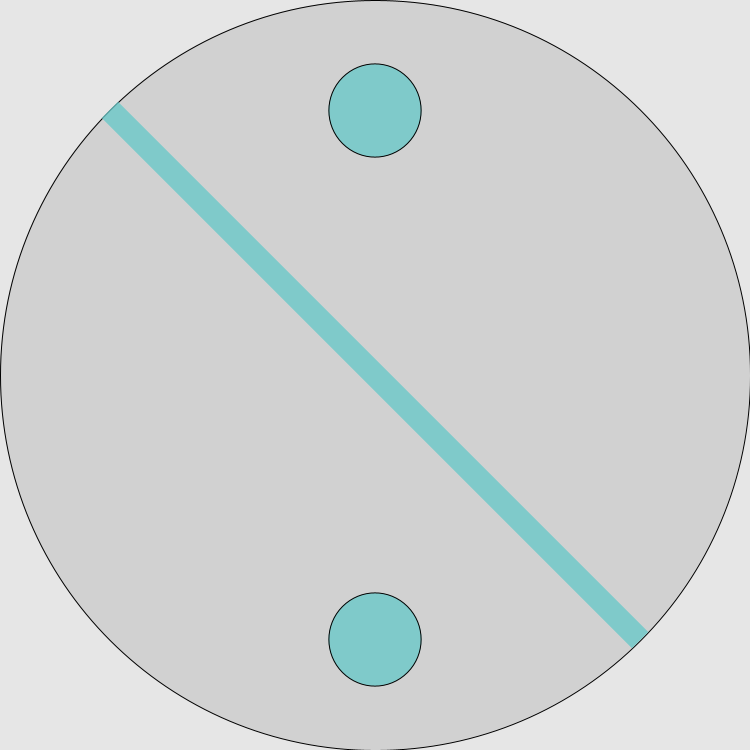
Frame 1 (no input)
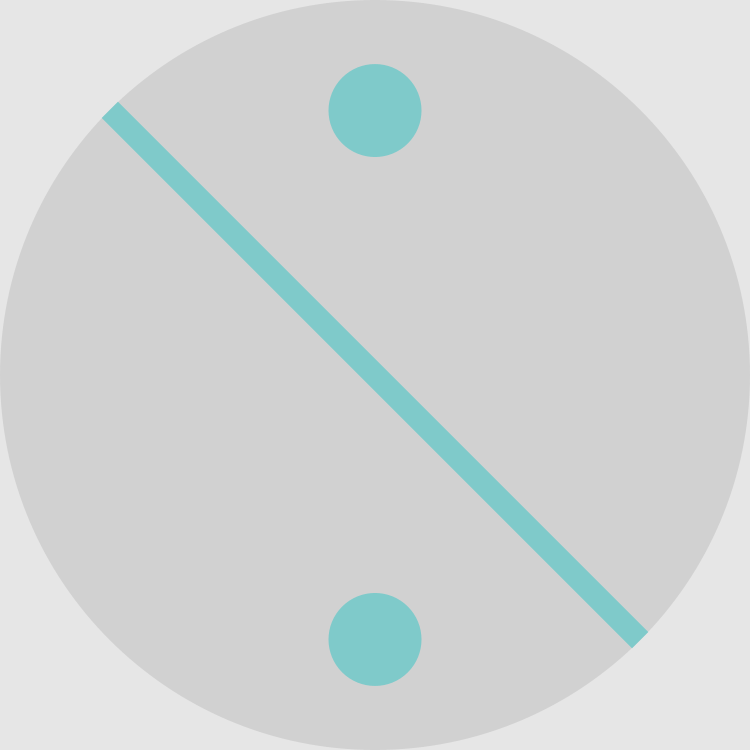
Frame 60 (the mouse pressed at the canvas centre just before this capture)
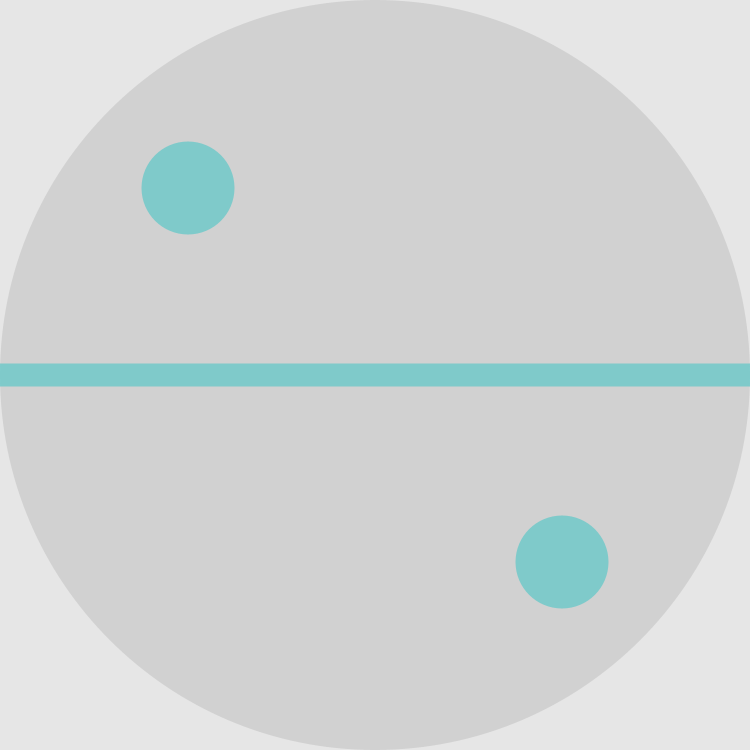
Frame 120 (the mouse held since frame 60 and released just before this capture)

The Processing sketch that drew these frames (run headless with seeded random() and noise(); from frame 60 on, the mouse is pressed at the canvas centre):

// Processing sketch: massMap
// ── massMap.pde
int x, y;

void setup() {
  
 size(750,750);
 x = width/2;
 y = width/2;
 ellipseMode(CENTER);
 rectMode(CENTER);
 smooth(); 
  
}

void draw() {
  
 background(230); 
 fill(100, 100, 200);
 
 fill(120, 120, 120, 50);
 ellipse(x, y, width, width);
 
 float angle = atan2(mouseY-y, mouseX-x);
 fill(105, 200, 200, 200);
 
 pushMatrix();
   translate(x, y);
   rotate(angle);
   //ellipse(x/2, y/2, 150, 150);
   ellipse(width/4, width/4, x/4, x/4);
   ellipse(-width/4, -width/4, x/4, x/4);
   //ellipse(width/8, width/8, x/8, x/8);   
   noStroke();
   //rect(x/2, y/2, 100, width);
   rect(0, 0, width, x/16);
 popMatrix();
 

 
}
